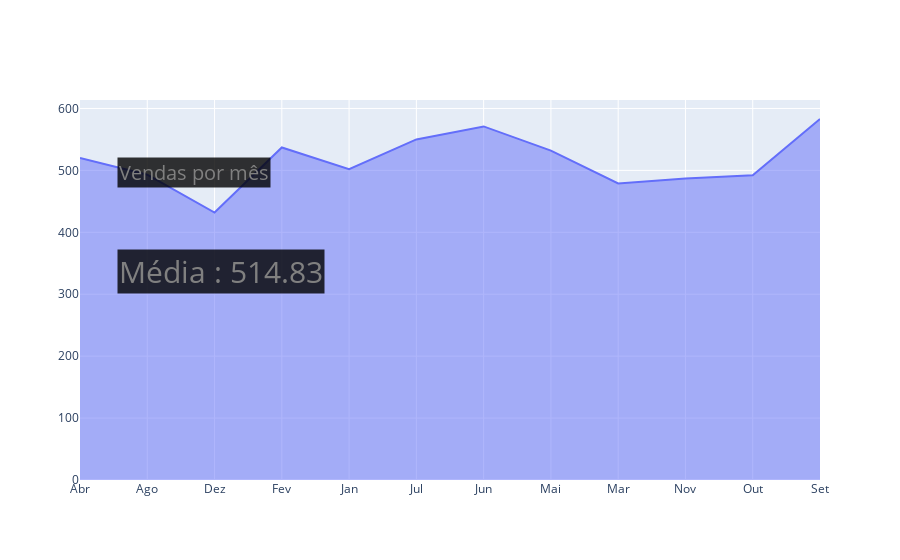

Source (notebook cell):
### Code cell
fig3.add_annotation(text='Vendas por mês',
                    xref="paper", yref="paper",
                    font=dict(
                        size=20,
                        color='gray'
                        ),
                    align="center", bgcolor="rgba(0,0,0,0.8)",
                    x=0.05,y=0.85, showarrow=False)
fig3.add_annotation(text=f"Média : {round(df3['Vendas'].mean(), 2)}",
                    xref="paper", yref="paper",
                    font=dict(
                        size=30,
                        color='gray'
                        ),
                    align="center", bgcolor="rgba(0,0,0,0.8)",
                    x=0.05, y=0.55, showarrow=False)

### Figure 1 — Plotly figure (JSON) as saved in the notebook; plotly's stock layout.template omitted (floating-point values rounded to 4 significant figures)
{"data": [{"fill": "tonexty", "mode": "lines", "type": "scatter", "x": ["Abr", "Ago", "Dez", "Fev", "Jan", "Jul", "Jun", "Mai", "Mar", "Nov", "Out", "Set"], "y": [520, 493, 432, 537, 502, 550, 571, 532, 479, 487, 492, 583]}], "layout": {"annotations": [{"align": "center", "bgcolor": "rgba(0,0,0,0.8)", "font": {"color": "gray", "size": 20}, "showarrow": false, "text": "Vendas por mês", "x": 0.05, "xref": "paper", "y": 0.85, "yref": "paper"}, {"align": "center", "bgcolor": "rgba(0,0,0,0.8)", "font": {"color": "gray", "size": 30}, "showarrow": false, "text": "Média : 514.83", "x": 0.05, "xref": "paper", "y": 0.55, "yref": "paper"}]}}
